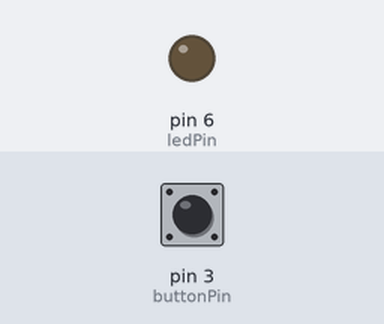
The sketch below on a simulated Arduino Uno, built with avr-gcc and run on an emulated ATmega328P. Parts: output pins drawn as LEDs (lit = HIGH). Dashed ring = blinking. Inputs (shaded band) come from the test bench; at power-on: pin 3 (buttonPin) LOW. What the sketch prints to the serial monitor is not drawn.

Above: at 1.2 s.
1.3 s: pin 3 (buttonPin) pulled HIGH for 0.15 s
At 1.37 s:
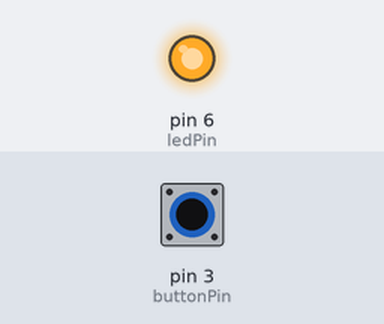
2.9 s: pin 3 (buttonPin) pulled HIGH for 3.2 s
At 6.6 s:
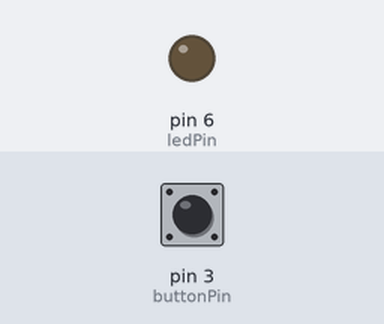
9.1 s: pin 3 (buttonPin) pulsed HIGH 5 times (0.12 s each, 0.3 s apart)
At 9.46 s:
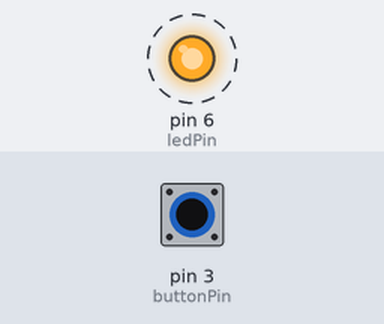
Timing chart, 0 to 12.1 s (numbered marks = the images above; inputs shaded):
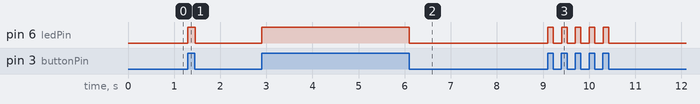

The sketch:

Button_LED_simple.ino
```cpp
int buttonPin = 3;
int buttonState = 0;
int ledPin = 6;

void setup() {
  pinMode (buttonPin, INPUT);
  pinMode (ledPin, OUTPUT);
  Serial.begin(9600);
}

void loop() {
  buttonState = digitalRead(buttonPin);

  if (buttonState == HIGH) {
    digitalWrite (ledPin, HIGH);
    Serial.println("ON");
  }
  else {
    digitalWrite (ledPin, LOW);
    Serial.println("OFF");
  }

}
```

Measured:
- after the input at 1.3 s, pin 6 (ledPin): LOW → HIGH at once, → LOW 0.15 s later
- after the input at 2.9 s, pin 6 (ledPin): LOW → HIGH at once, → LOW 3.2 s later
- after the input at 9.1 s, pin 6 (ledPin): alternates HIGH for 0.12 s and LOW for 0.18 s, 10 changes in all, then stays LOW, starting at once
